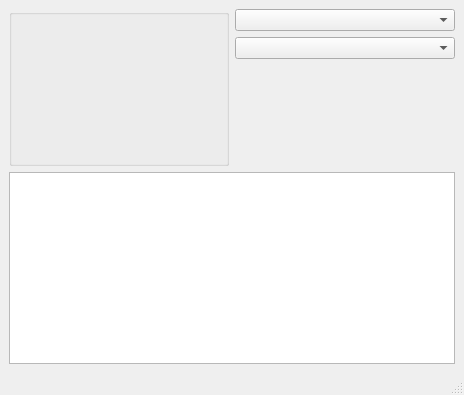
<?xml version="1.0" encoding="UTF-8"?>
<ui version="4.0">
 <class>parameterGroupTest</class>
 <widget class="QMainWindow" name="parameterGroupTest">
  <property name="geometry">
   <rect>
    <x>0</x>
    <y>0</y>
    <width>464</width>
    <height>395</height>
   </rect>
  </property>
  <property name="windowTitle">
   <string>Parameter Group Test</string>
  </property>
  <widget class="QWidget" name="centralwidget">
   <layout class="QGridLayout" name="gridLayout">
    <item row="0" column="1">
     <widget class="XComboBox" name="_type"/>
    </item>
    <item row="0" column="0" rowspan="3">
     <widget class="ParameterGroup" name="_widget"/>
    </item>
    <item row="3" column="0" colspan="2">
     <widget class="XTextEdit" name="_show"/>
    </item>
    <item row="2" column="1">
     <spacer name="verticalSpacer">
      <property name="orientation">
       <enum>Qt::Vertical</enum>
      </property>
      <property name="sizeHint" stdset="0">
       <size>
        <width>20</width>
        <height>40</height>
       </size>
      </property>
     </spacer>
    </item>
    <item row="1" column="1">
     <widget class="XComboBox" name="_state"/>
    </item>
   </layout>
  </widget>
  <widget class="QMenuBar" name="menubar">
   <property name="geometry">
    <rect>
     <x>0</x>
     <y>0</y>
     <width>464</width>
     <height>22</height>
    </rect>
   </property>
  </widget>
  <widget class="QStatusBar" name="statusbar"/>
 </widget>
 <customwidgets>
  <customwidget>
   <class>ParameterGroup</class>
   <extends>QGroupBox</extends>
   <header>parametergroup.h</header>
  </customwidget>
  <customwidget>
   <class>XComboBox</class>
   <extends>QComboBox</extends>
   <header>xcombobox.h</header>
  </customwidget>
  <customwidget>
   <class>XTextEdit</class>
   <extends>QTextEdit</extends>
   <header>xtextedit.h</header>
  </customwidget>
 </customwidgets>
 <resources/>
 <connections/>
</ui>
